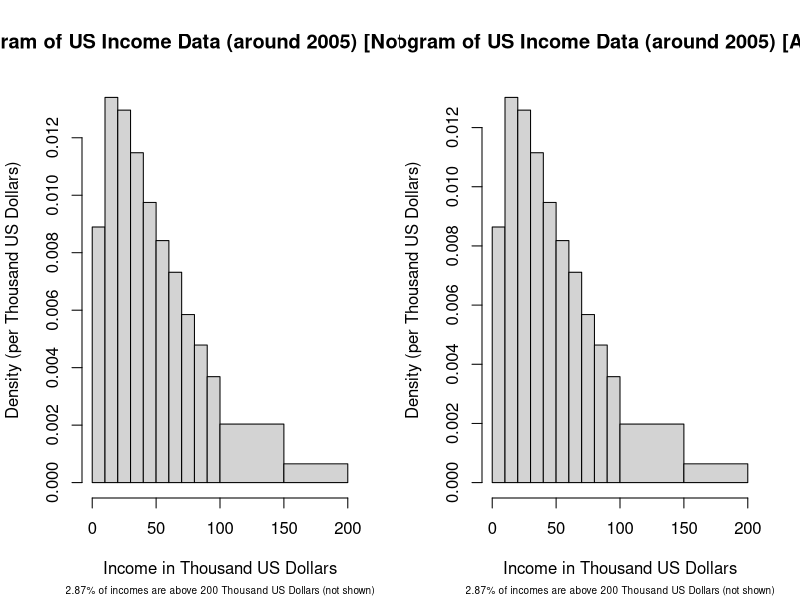

Write R code to recreate this figure.
class = c(seq(0, 100, 10), 150, 200)
percent = c(8.64, 13.02, 12.59, 11.15, 9.47, 8.18, 7.11, 5.68, 4.65, 3.58, 9.89, 3.17)

# reconstruct some possible data from the provided percentages

values = NULL
for (i in 1:(length(class)-1))
  values = c(values, rep(class[i], (percent[i]*100)))


par(mfrow = c(1,2 ))


wikihist = hist(values, 
  breaks = class,
  right = FALSE,
  main = "Histogram of US Income Data (around 2005) [Not adjusted]",
  xlab = "Income in Thousand US Dollars",
  ylab = "Density (per Thousand US Dollars)",
  sub = sprintf("%.2f%% of incomes are above 200 Thousand US Dollars (not shown)", 100 - sum(percent)),
  cex.sub = 0.6
)


# adjust heights for data outside the plotting region

wikihist$density = wikihist$density * sum(percent) / 100
wikihist$intensities = wikihist$intensities * sum(percent) / 100

plot(wikihist, 
  main = "Histogram of US Income Data (around 2005) [Adjusted]",
  xlab = "Income in Thousand US Dollars",
  ylab = "Density (per Thousand US Dollars)",
  sub = sprintf("%.2f%% of incomes are above 200 Thousand US Dollars (not shown)", 100 - sum(percent)),
  cex.sub = 0.6
)
